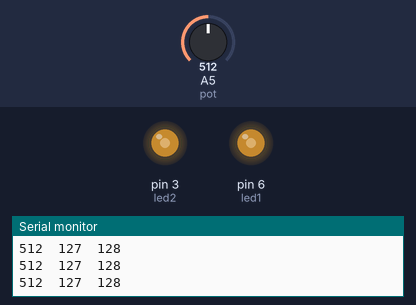
The sketch below on a simulated Arduino Uno, built with avr-gcc and run on an emulated ATmega328P. Shown: output pins drawn as LEDs (lit = HIGH), the last lines printed to the serial monitor. The test bench sets the inputs (shaded band); at power-on: A5 (pot) = 512.

Above: at 1.2 s.
1.3 s: A5 (pot) set to 612
At 2.5 s:
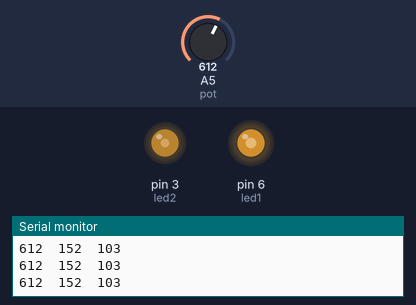
2.8 s: A5 (pot) set to 633
At 3.7 s:
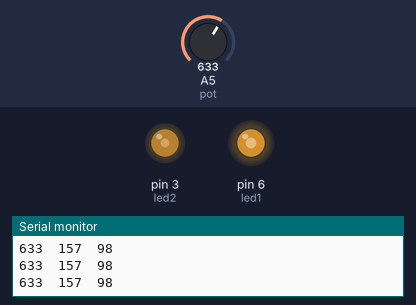
5.8 s: A5 (pot) set to 900
At 7.0 s:
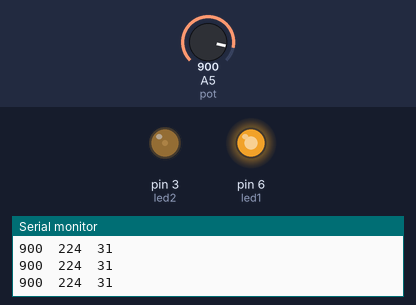
7.3 s: A5 (pot) set to 979
At 8.3 s:
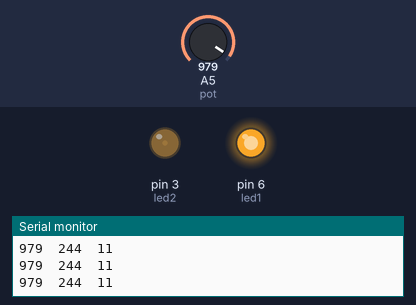
10.3 s: A5 (pot) set to 987
At 11.5 s:
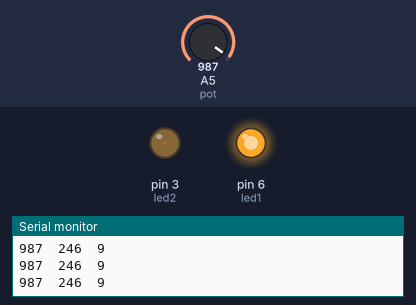
11.8 s: A5 (pot) set to 511
At 13.0 s:
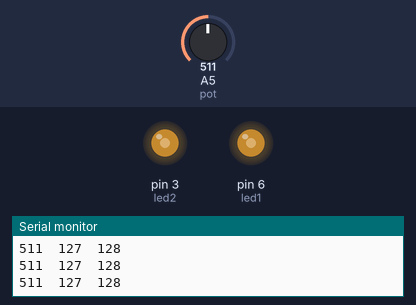
Timing chart, 0 to 14.3 s (numbered marks = the images above; inputs shaded):
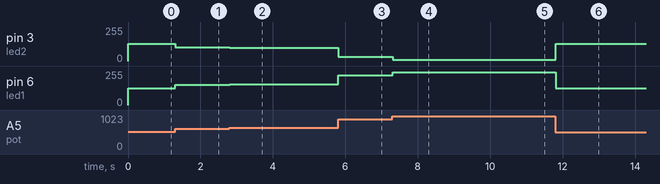

Measured:
- after the input at 1.3 s, pin 3 (led2): 128/255 → 103/255 at once; pin 6 (led1): 127/255 → 152/255 at once
- after the input at 2.8 s, pin 3 (led2): 103/255 → 98/255 at once; pin 6 (led1): 152/255 → 157/255 at once
- after the input at 5.8 s, pin 3 (led2): 98/255 → 31/255 at once; pin 6 (led1): 157/255 → 224/255 at once
- after the input at 7.3 s, pin 3 (led2): 31/255 → 11/255 at once; pin 6 (led1): 224/255 → 244/255 at once
- after the input at 10.3 s, pin 3 (led2): 11/255 → 9/255 at once; pin 6 (led1): 244/255 → 246/255 at once
- after the input at 11.8 s, pin 3 (led2): 9/255 → 128/255 at once; pin 6 (led1): 246/255 → 127/255 at once

The sketch:

code.ino
```cpp
int led1 = 6;
int led2 = 3;
int pot = A5;

int val;
int brightness1;
int brightness2;

void setup()
{
  pinMode(led1, OUTPUT);
  pinMode(led2, OUTPUT);
  pinMode(pot, INPUT);

  Serial.begin(9600);
}

void loop()
{
  val = analogRead(pot);

  brightness1 = map(val,0,1023,0,255);
  brightness2 = 255 - brightness1;

  analogWrite(led1, brightness1);
  analogWrite(led2, brightness2);

  Serial.print(val);
  Serial.print("  ");
  Serial.print(brightness1);
  Serial.print("  ");
  Serial.println(brightness2);
}
```
